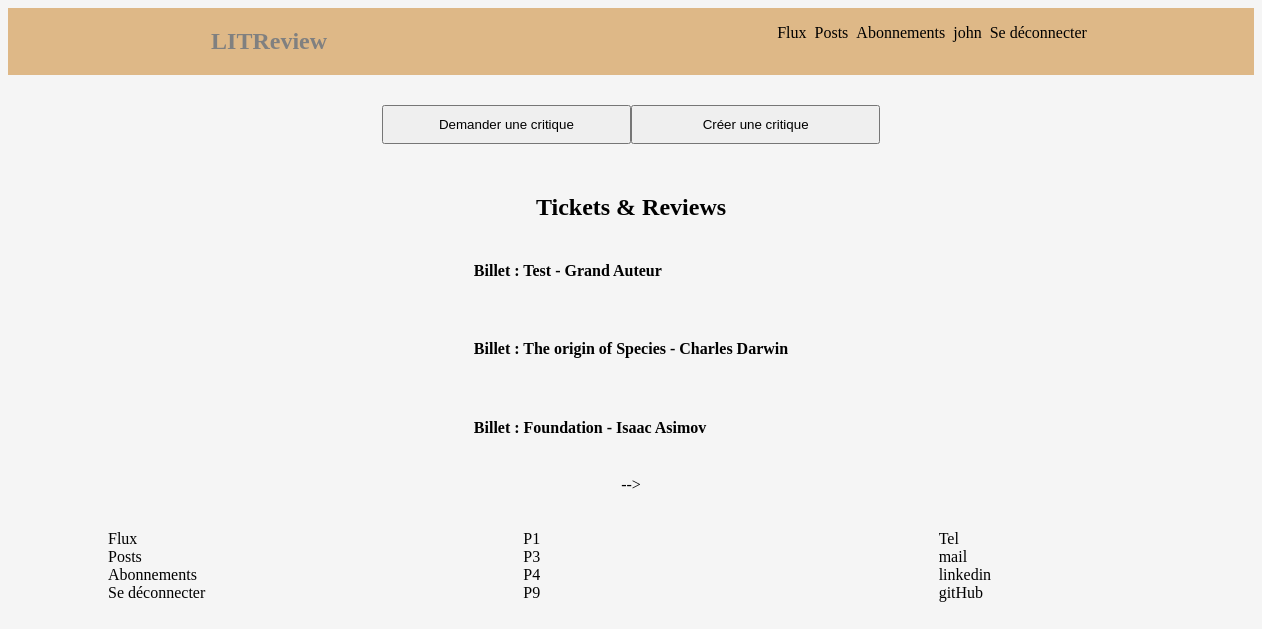
Screenshot of /flux/ (signed in) with the database file from the repository.
### Authentication/models.py (models this page shows)
class User(AbstractUser):
    CREATOR = 'CREATOR'
    SUBSCRIBER = 'SUBSCRIBER'
    GUEST = 'GUEST'
    ROLE_CHOICES = (
        (CREATOR, 'Créateur'),
        (SUBSCRIBER, 'Abonné'),
        (GUEST, 'Invité')
    )
    profile_photo = models.ImageField(verbose_name='Photo de profil')
    role = models.CharField(max_length=30, choices=ROLE_CHOICES, verbose_name='Rôle')

### Review/models.py (models this page shows, shortened)
class Review(models.Model):
    ticket = models.ForeignKey(to=Ticket, on_delete=models.CASCADE)
    rating = models.PositiveSmallIntegerField(
        validators=[MinValueValidator(0), MaxValueValidator(5)])
    headline = models.CharField(max_length=128)
    body = models.CharField(max_length=8192, blank=True)
    user = models.ForeignKey(
        to=settings.AUTH_USER_MODEL, on_delete=models.CASCADE)
    time_created = models.DateTimeField(auto_now_add=True)

class Ticket(models.Model):
    title = models.CharField(max_length=128)
    description = models.TextField(max_length= 2048, blank=True)
    user = models.ForeignKey(to=settings.AUTH_USER_MODEL, on_delete=models.CASCADE)
    image = models.ImageField(null=True,blank=True)
    time_created = models.DateTimeField(auto_now_add=True)
    def __str__(self):
        return self.title

### Review/views.py (the view)
# urls.py: path('flux/',Review.views.review_ticket, name='review_ticket'),
@login_required
def review_ticket(request):
    reviews = Review.objects.all()
    tickets = Ticket.objects.all()
    return render(request, 'review/index.html',context={'reviews':reviews, 'tickets':tickets})

### Review/templates/review/index.html (shortened to what this page needs)
{% extends 'base/base.html' %} {% block pagecontent %}
<div class="btn">
  <button class="ask">
    <a href="{% url 'ticket_create' %}"> Demander une critique</a>
  </button>
  <button class="create">
    <a href="{% url 'create_review_ticket' %}">Créer une critique</a>
  </button>
</div>
<h2>Tickets & Reviews</h2>
<div class="grid-container">
  {% for review in reviews %}
  <div class="post">
    <a href="{% url 'view_review' review.id %}">
      <h4>Billet : {{ review.ticket }}</h4>
    </a>
  </div>
  {% endfor %}
</div>
 -->
{% endblock pagecontent%}

### templates/base/base.html (shortened to what this page needs)
<!DOCTYPE html>
<html lang="fr">
  <head>
    {% load static %}
    <link
      rel="stylesheet"
      type="text/css"
      href="{% static 'base/style.css' %}"
    />
  </head>
  <body>
    <nav>
      <div>
        <a href="/">
          <h1 class="logo">LITReview</h1>
        </a>
      </div>
      <div>
        <ul class="nav">
          {% if user.is_authenticated %}
          <li><a href="flux/">Flux</a></li>
          <li><a href="posts/">Posts</a></li>
          <li><a href="abonnements/">Abonnements</a></li>
          <li><a href="My_posts/">{{ request.user }}</a></li>
          <li><a href="{% url 'logout'%}">Se déconnecter</a></li>
          {% endif %}
        </ul>
      </div>
    </nav>
    <main class="pagecontain">
      {% block pagecontent %} {% endblock pagecontent %}
    </main>
    <footer class="footer">
      <div class="nav">
        <ul class="menu">
          <li><a href="flux/">Flux</a></li>
          <li><a href="posts/">Posts</a></li>
          <li><a href="abonnements/">Abonnements</a></li>
          <li><a href="authentication/">Se déconnecter</a></li>
        </ul>
      </div>
      <div class="nav">
        <ul class="project">
          <li>P1</li>
          <li>P3</li>
          <li>P4</li>
          <li>P9</li>
        </ul>
      </div>
      <div class="nav">
        <ul class="contact">
          <li>Tel</li>
          <li>mail</li>
          <li>linkedin</li>
          <li>gitHub</li>
        </ul>
      </div>
    </footer>
  </body>
</html>

### static/base/style.css (style rules this page uses)
body { background-color: whitesmoke; }
a { text-decoration: none; color: black; }
ul { list-style: none; }
nav { background-color: burlywood; display: flex; width: 100%; flex-direction: row; justify-content: space-around; }
.nav { display: flex; width: 100%; flex-direction: row; justify-content: space-around; }
h1 { color: grey; }
.btn { width: 40%; margin: 30px; display: flex; flex-direction: row; justify-content: space-between; }
button { width: 250px; padding: 10px 20px; }
.pagecontain { width: 100%; height: 100%; display: flex; flex-direction: column; align-items: center; justify-content: center; }
footer { margin: 20px 60px; display: flex; width: 100%; flex-direction: row; justify-content: space-around; }
footer .nav { flex-direction: column; }

### rows the page displays
User: user "john"
Review: ticket "Test - Grand Auteur"
Review: ticket "The origin of Species - Charles Darwin"
Review: ticket "Foundation - Isaac Asimov"
